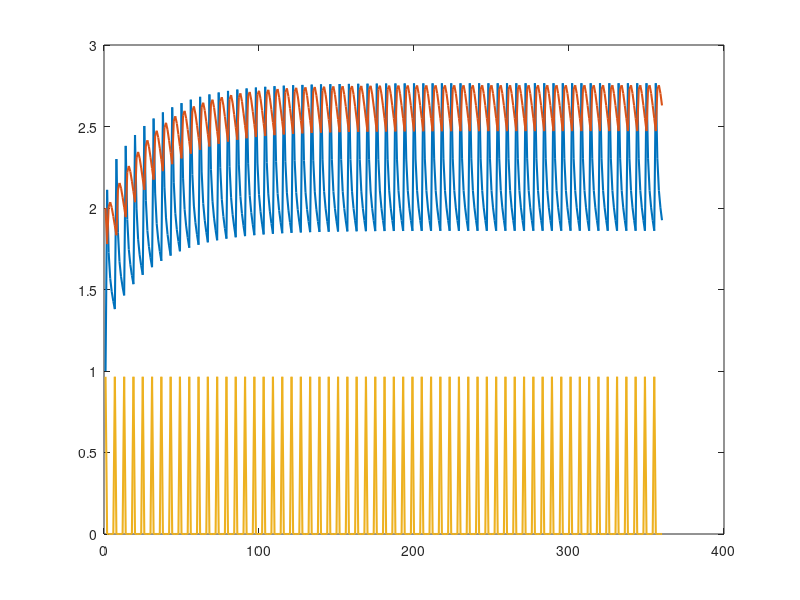

The MATLAB source for this figure:
%Constantes e Vetor d como definido no enunciado%
d = upsample(zeros(1,60)+3,6); 
h=1;
K12 = 0.3 * 3600;
K21 = 0.2455 * 3600;
K10 = 0.0643 * 3600;
V1 = 3110;
V2 = 3110;
delta = 1000;
c1 = zeros(1,359);
c2 = zeros(1,359);
%condições iniciais%
c1(1) = 1;
c2(1) = 2;

d = d*(1/V1)*delta;
for k = 1:length(c1)
    c1(k+1) = c1(k * h)+ h*(((1/V1)*(-K12-K10))*c1(k) + (1/V1)*K21*c2(k) + d(k));
    c2(k+1) = c2(k * h)+ h*(((1/V2)*(K12))*c1(k) + (-1/V2)*K21*c2(k));
end
gg = plot(1:1:360,c1,1:1:360,c2,1:1:360,d);
figure(1)

set(gg,'LineWidth',1.5)
%set(c2,'LineWidth',1.5,'Color','red')



